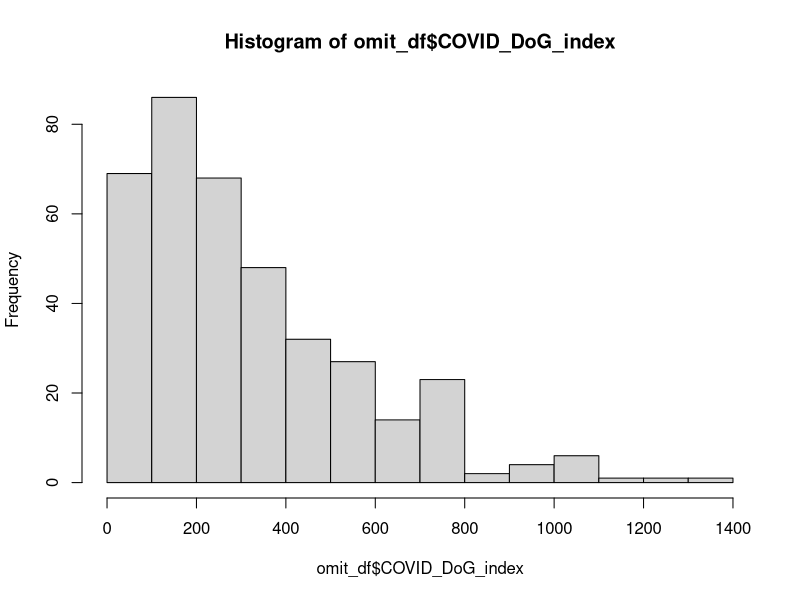
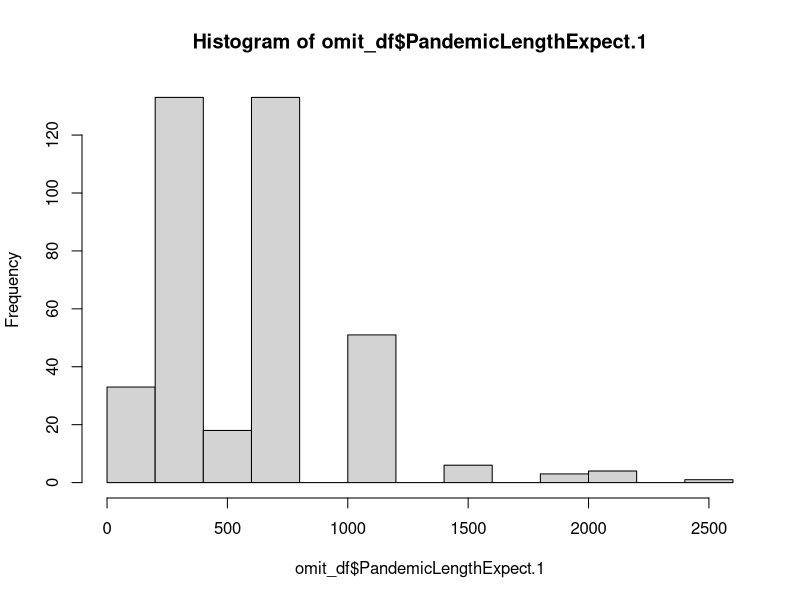
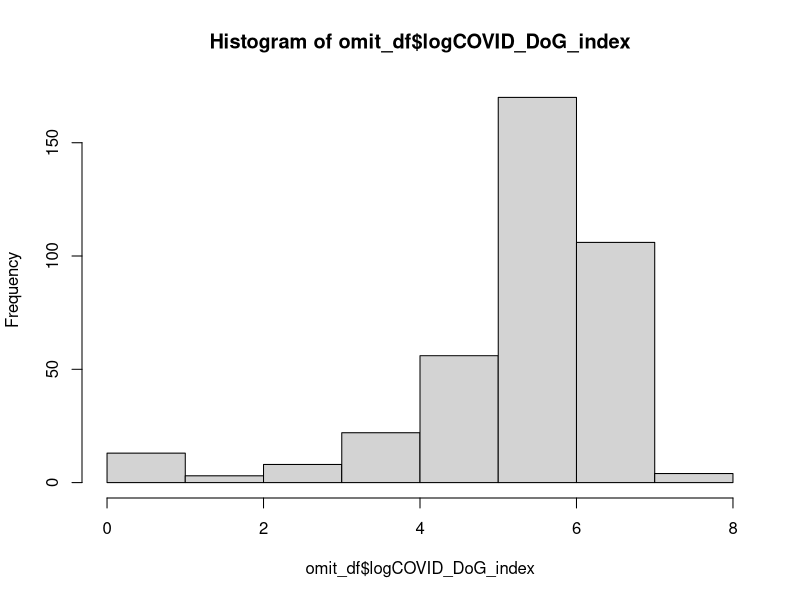
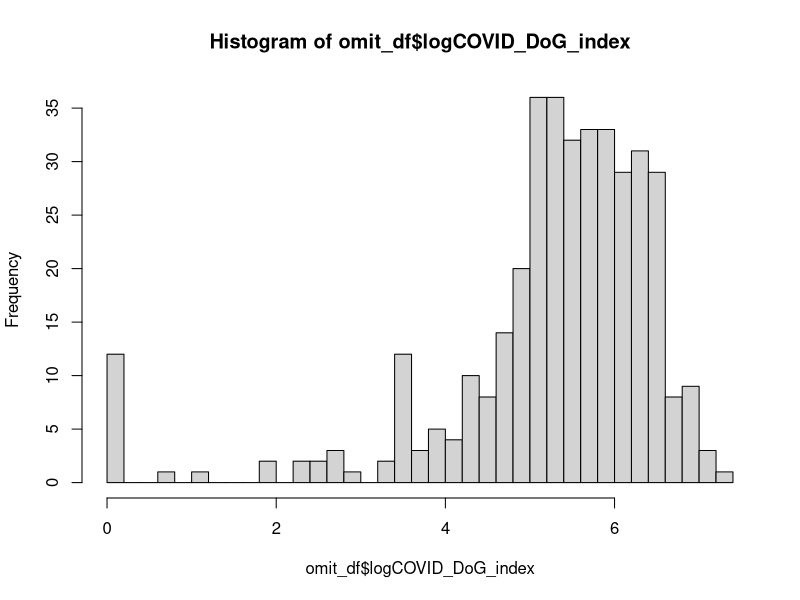
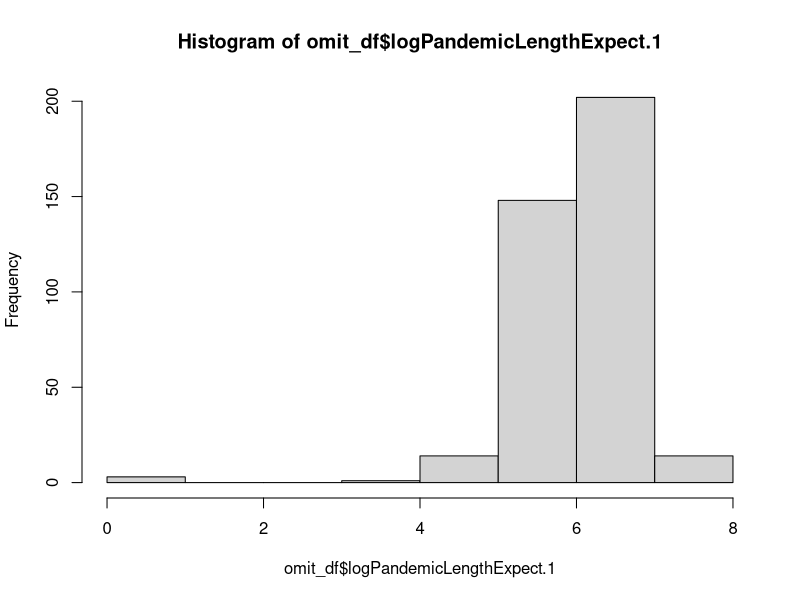
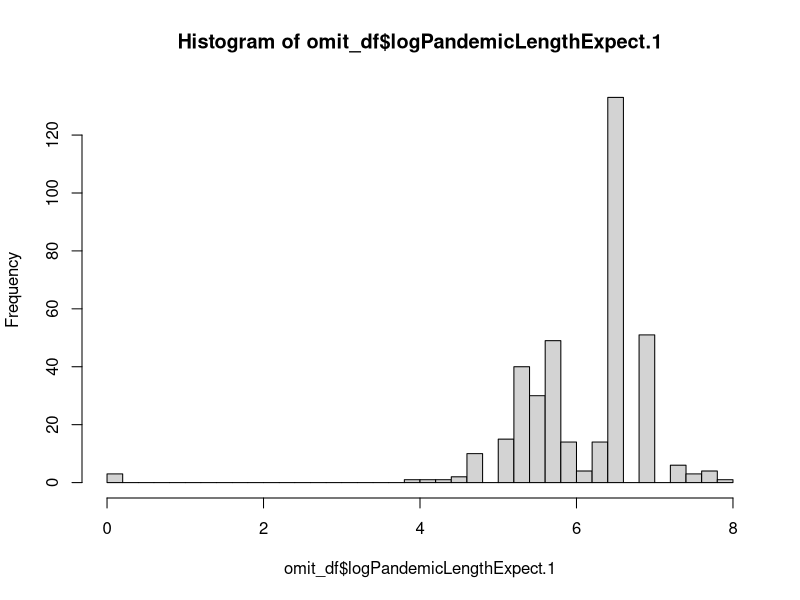
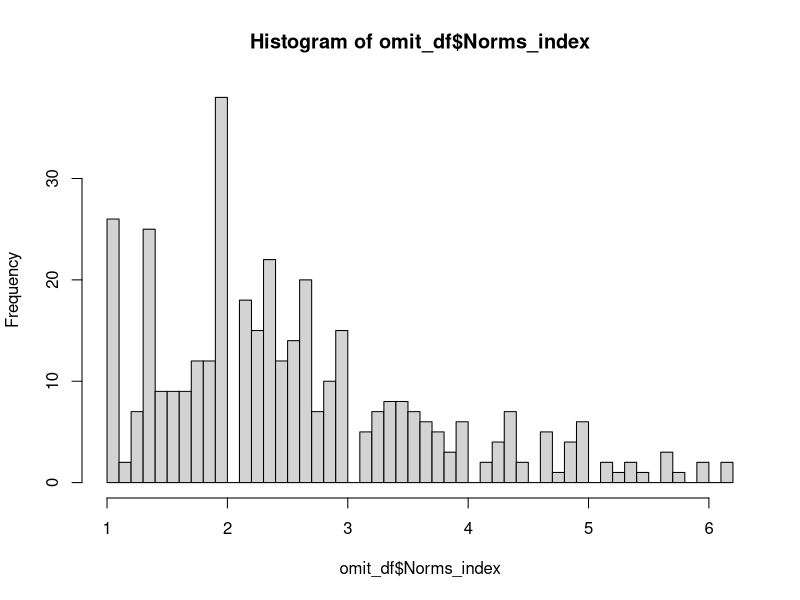
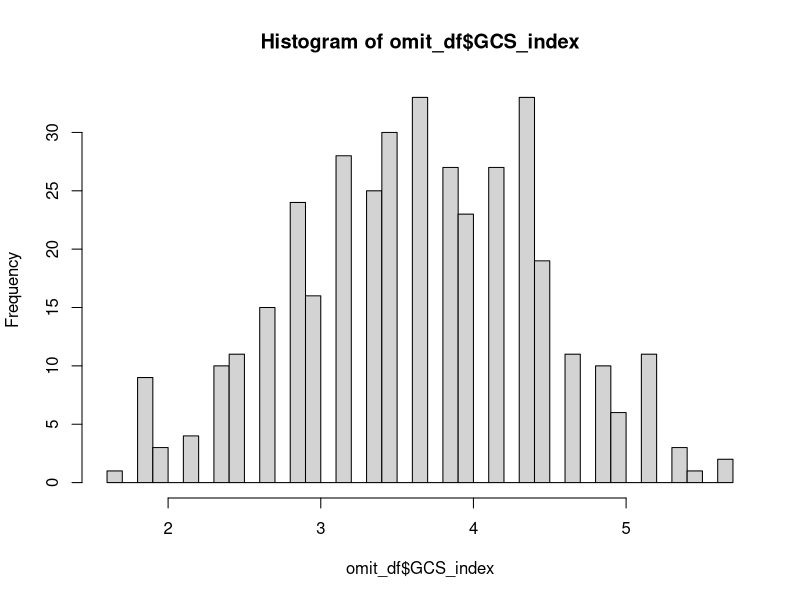

R code for these plots, in order: (Note: this script raises an error after producing the figures.)
## ---- chunk 1
knitr::opts_chunk$set(echo = TRUE)
## ---- chunk 2
# Packages
library("ggpubr")
library(psych)
library(tidyverse)
library(ggplot2)
#library(dplyr)
#library(plyr)
## ---- chunk 3
df <- read.csv("3C_Live_Study_Data.csv", header=T, na.strings="")

#442 total participants 
#413 participants completed the entire study, 29 did not. 

## Drop unneeded rows (pilot data, incomplete trials, remove entries that are shorter than 6 mins longer than 60 minutes) & cols
unneeded_cols <- c("StartDate", "EndDate", "Status", "IPAddress", "Progress", "Finished", "RecordedDate", "ResponseId", "RecipientLastName", "RecipientFirstName", "RecipientEmail", "ExternalReference", "LocationLatitude", "LocationLongitude", "DistributionChannel", "UserLanguage", "Gender_4_TEXT...Parent.Topics", "Gender_4_TEXT...Sentiment.Polarity", "Gender_4_TEXT...Sentiment.Score", "Gender_4_TEXT...Sentiment", "Gender_4_TEXT...Topics", "Gender_4_TEXT...Topic.Sentiment.Label", "Gender_4_TEXT...Topic.Sentiment.Score")

# Return entries where duration was longer than 45 min.
df$'Duration..in.seconds.' = as.numeric(as.character(df$'Duration..in.seconds.'))
df[which(df$'Duration..in.seconds.' >= 45*60), ]  # 4 entries, 394, 410, 415, and 444. 410 = 31 seconds over limit, so not going to exclude. 

# return entries where duration was shorter than 6 mins.
df$'Duration..in.seconds.' = as.numeric(as.character(df$'Duration..in.seconds.'))
df[which(df$'Duration..in.seconds.' <= 360), ]   # 29 entries, 8,9,10, 11, 12, 14, 22, 205, 222, 255, 324, 416, 417, 418, 419, 420, 421, 423, 424, 426, 429, 432, 433, 434, 436, 439, 443

# remove Gender and Race open response columns to be able to remove rows with missing values
NAcols <- c("Gender_4_TEXT", "Race_6_TEXT")

# Exclude folks who took longer than 45 mins or were shorter than 6 mins, un-needed columns, and DoG and Pandemic Expextation outliers (see lines 145 for exclusion criteria calcuations. DoG and Expextation Outliers removed here because of not able to do it below. )

#exclude remaining folks progress less than 100 percent 

df[which(df$'Progress' <= 100), ]

# Remove all the folks who meet the criteria stated above 

df <- df[-c(1,2,8:12,14,22,23,118,176,191,205,222,255,243,252,270,323,324,331,350,364,392,394,415:444,423,424,426,426,429,432:434,436,439,443,444), ]

df <- df[ , !names(df) %in% unneeded_cols]
df <- df[ , !names(df) %in% NAcols]

#388 participants are now left out of the original 442

## ---- chunk 4
# saving both response in set of units (days-years), (.2_x) AND numbers (0-30), (.1_x)
dog1 <- list("COVID_DoG_Questions.1", df$COVID_DoG_Questions.2_1, df$COVID_DoG_Questions.1_1)
dog2 <- list("COVID_DoG_Questions.2", df$COVID_DoG_Questions.2_2, df$COVID_DoG_Questions.1_2)
dog3 <- list("COVID_DoG_Questions.3", df$COVID_DoG_Questions.2_3, df$COVID_DoG_Questions.1_3)
dog4 <- list("COVID_DoG_Questions.4", df$COVID_DoG_Questions.2_4, df$COVID_DoG_Questions.1_4)
dog5 <- list("COVID_DoG_Questions.5", df$COVID_DoG_Questions.2_5, df$COVID_DoG_Questions.1_5)
dog6 <- list("COVID_DoG_Questions.6", df$COVID_DoG_Questions.2_6, df$COVID_DoG_Questions.1_6)

# saving both response in set of units (days-years), (.1_x) AND numbers (0-30), (.2_x)
pandemic_len <- list("PandemicLengthExpect.1", df$PandemicLengthExpect.1_1, df$PandemicLengthExpect.2_1)

## create function called create_columns that takes in UNITS and NUMBERS
# depending on units, multiplies NUMBERS by correct converstion to have units ALL in days
# e.g. 2 = weeks, so NUMBER (len_col) x 7 = days 
# fixed from (units_col, 1, 1) to (units_col, 1, 2) because NUMBERS that were more than 1 digit (e.g. 11, 13) were being cut off 
# so 11 months was being converted to 30 days not 330 days
create_columns <- function(units_col, len_col) {
  case_when(as.numeric(substring(units_col, 1, 2)) == 1 ~ as.numeric(substring(len_col, 1, 2)) * 1,
            as.numeric(substring(units_col, 1, 2)) == 2 ~ as.numeric(substring(len_col, 1, 2)) * 7,
            as.numeric(substring(units_col, 1, 2)) == 3 ~ as.numeric(substring(len_col, 1, 2)) * 30,
            as.numeric(substring(units_col, 1, 2)) == 4 ~ as.numeric(substring(len_col, 1, 2)) * 365)
}

## work to debug create_columns function
# test each of the functions in create_columns
#units_col = 12
#units <- substring(units_col, 1, 1)
#units
# prints out 1 when should print out 12
# function not taking the entire number (13)
#solution: change as.numeric(substring((units_col, 1, 1)) to (units_col, 1, 2)))

# loop through 6 categories saved above and apply function
# A NOTE: I added the dplyr function before mutate because when you load in packages that include the mutate function, it overwrites the function in dplyr and the new columns won't show up in the df dataframe, THUS specifiying the mutate function from the dplyr package 
df <- df %>% dplyr::mutate(!!dog1[[1]] := create_columns(dog1[[2]], dog1[[3]]),
              !!dog2[[1]] := create_columns(dog2[[2]], dog2[[3]]),
              !!dog3[[1]] := create_columns(dog3[[2]], dog3[[3]]),
              !!dog4[[1]] := create_columns(dog4[[2]], dog4[[3]]),
              !!dog5[[1]] := create_columns(dog5[[2]], dog5[[3]]),
              !!dog6[[1]] := create_columns(dog6[[2]], dog6[[3]]),
              !!pandemic_len[[1]] := create_columns(pandemic_len[[2]], pandemic_len[[3]]),
              .before = SocialNorms_Family_1
              )
view(df)

#checks: are lengths the same?
#length(pandemic_len[[2]])
#length(pandemic_len[[3]])
#df %>% select(PandemicLengthExpect.1_1, PandemicLengthExpect.2_1, PandemicLengthExpect.1)

#view(df)
## ---- chunk 5
#check where the missing values are
#rowSums(is.na(df))

#remove missing values
##show where missing values are
df[!complete.cases(df), ]   #6 entries
##create new dataset with no missing values
omit_df <- na.omit(df)
nrow(omit_df) #391
#view(omit_df)
sum(is.na(omit_df))

#convert character values (except Nationality and Occupation) to numeric to be able to calculate stats
numeric_cols1 <- names(omit_df)[3:206] #ends on Race 
numeric_cols2 <- names(omit_df)[208] #education
numeric_cols3 <- names(omit_df)[210:224] #begins on Measure2_2 to end of columns

#view(omit_df)

omit_df[numeric_cols1] <- lapply(omit_df[numeric_cols1], as.numeric)
omit_df[numeric_cols2] <- lapply(omit_df[numeric_cols2], as.numeric)
omit_df[numeric_cols3] <- lapply(omit_df[numeric_cols3], as.numeric)

sapply(omit_df, class) # all numeric!

#view(omit_df)

#check that everyone included in omit_df passed both attention checks
omit_df$attentioncheck_1 #all 4s
omit_df$attentioncheck_2 #all 3s

# recode value in Age variable that participant entered their birth year (1971) instead of their age
which(omit_df == 1971, arr.ind=TRUE)
# row = 232, col = 202
omit_df[232,202] <- 2021-1971
omit_df[232,202]

## ---- chunk 6
mini_df <- omit_df %>% select(COVID_DoG_Questions.1:COVID_DoG_Questions.6)
omit_df <- omit_df %>% mutate(COVID_DoG_Sum = rowSums(mini_df), .before = PandemicLengthExpect.1)
summary(omit_df$COVID_DoG_Sum)

# make index of delaying across all 6 questions (average delaying across categories)
omit_df <- omit_df %>% mutate(COVID_DoG_index = rowMeans(mini_df), 
                              .before = PandemicLengthExpect.1)

#create 1 index across social situations/gatherings
mini_df <- omit_df %>% select(COVID_DoG_Questions.1:COVID_DoG_Questions.3)
omit_df <- omit_df %>% mutate(socialgatherings_index = rowMeans(mini_df),
                              .before = PandemicLengthExpect.1)
#create 1 index across traveling
mini_df <- omit_df %>% select(COVID_DoG_Questions.4:COVID_DoG_Questions.6)
omit_df <- omit_df %>% mutate(traveling_index = rowMeans(mini_df), 
                              .before = PandemicLengthExpect.1)

#view(omit_df)

## ---- chunk 7

# COVID DoG Indice SD = 363.78

## 3 Standard Devations above COVID DoG Indice mean calculation 

341.94 + 363.78 + 363.78 +363.78 

## Exclusion of participants 3SD above COVID DoG Indice

omit_df[which(omit_df$'COVID_DoG_index' >=  1433.28), ] #returns 7

# Pandemic Expectation SD = 930.63

## 3 Standard Deviations above mean calculation 

694.66 + 930.63 + 930.63 + 930.63

## Exclusion of participants 3SD above Pandemic Expectation Indice

omit_df[which(omit_df$'PandemicLengthExpect.1' >=  3486.55), ] #returns 5

#See line 44 for exclusions
## ---- chunk 8

# Plot for COVID DoG index (average delaying across 6 scenarios for each participant)
hist(omit_df$COVID_DoG_index)

# Plot for Pandemic Length Expectation (average pandemic length expectation for each participant)
hist(omit_df$PandemicLengthExpect.1)

# Log transformation of COVID DoG Index 

omit_df$logCOVID_DoG_index=log(omit_df$COVID_DoG_index)

hist(omit_df$logCOVID_DoG_index)

#a lot of the data is centered around a couple bars, what does it look like if we make more bars?

hist(omit_df$logCOVID_DoG_index, breaks = 50)


# Log transformation of Pandemic Length Expextation

omit_df$logPandemicLengthExpect.1=log(omit_df$PandemicLengthExpect.1)

hist(omit_df$logPandemicLengthExpect.1) 

#a lot of the data is centered around a couple bars, what does it look like if we make more bars?

hist(omit_df$logPandemicLengthExpect.1, breaks = 50) 



## ---- chunk 9

## ---- chunk 10
mini_df <- omit_df %>% select(PerceivedRisk_1:PerceivedRisk_6)
omit_df <- omit_df %>% mutate(Perceived_Risk_Sum = rowSums(mini_df), 
                              .before = PerceivedValue_1)
omit_df <- omit_df %>% mutate(PerceivedRisk_index = rowMeans(mini_df),
                              .before = PerceivedValue_1)

mini_df <- omit_df %>% select(PerceivedValue_1:PerceivedValue_6)
omit_df <- omit_df %>% mutate(Perceived_Value_Sum = rowSums(mini_df),
                              .before = GCS_1)
omit_df <- omit_df %>% mutate(PercevedValue_index = rowMeans(mini_df), 
                              .before = GCS_1)

## ---- chunk 11
mini_df <- omit_df %>% select(SocialNorms_Family_1:SocialNorms_Stranger_3)
omit_df <- omit_df %>% mutate(Norms_index = rowMeans(mini_df),
                              .before = PerceivedRisk_1)

hist(omit_df$Norms_index, breaks = 50) 

## ---- chunk 12
mini_df <- omit_df %>% select(contains("GCS"))
#mini_df
#omit_df <- omit_df %>% mutate(GCS_Sum = rowSums(mini_df), .before = IUS_1)
#view(omit_df)
omit_df <- omit_df %>% mutate(GCS_index = rowMeans(mini_df),
                              .before = IUS_1)

hist(omit_df$GCS_index, breaks = 50) 

## ---- chunk 13
mini_df <- omit_df %>% select(IUS_1:IUS_12)
omit_df <- omit_df %>% mutate(IUS_Sum = rowSums(mini_df), 
                              .before = MFQpart1_1)

hist(omit_df$IUS_index, breaks = 50) 

## ---- chunk 14
# measure 2
mini_df <- omit_df %>% select(Measure2_2:Measure2_4)
omit_df <- omit_df %>% mutate(Measure2_PO_Sum = rowSums(mini_df), 
                              .before = Measure5_1)
omit_df <- omit_df %>% mutate(Measure2_PO_index = rowMeans(mini_df),
                              .before = Measure5_1)
# measure 5
mini_df <- omit_df %>% select(Measure5_1:Measure5_14)
omit_df <- omit_df %>% mutate(Measure5_PO_Sum = rowSums(mini_df))
omit_df <- omit_df %>% mutate(Measure5_PO_index = rowMeans(mini_df))
#combining both measures
mini_df <- omit_df %>% select(contains("PO_Sum"))
#mini_df
omit_df <- omit_df %>% mutate(PO_Total_Sum = rowSums(mini_df))
mini_df <- omit_df %>% select(contains("PO_index"))
omit_df <- omit_df %>% mutate(PO_total_index = rowMeans(mini_df))
## ---- chunk 15
MFQ_part1 <- omit_df %>% select(MFQpart1_1:MFQpart1_16)
MFQ_part2 <- omit_df %>% select(MFQ_part2_1:MFQ_part2_16)
omit_df <- omit_df %>% mutate(MFQ_sum_part1 = rowSums(MFQ_part1), 
                              .before = MFQ_part2_1)
omit_df <- omit_df %>% mutate(MFQ_sum_part2 = rowSums(MFQ_part2), 
                              .before = Disgust_1)
omit_df <- omit_df %>% mutate(MFQpart1_index = rowMeans(MFQ_part1), 
                              .before = MFQ_part2_1)
omit_df <- omit_df %>% mutate(MFQpart2_index = rowMeans(MFQ_part2), 
                              .before = Disgust_1)
#view(omit_df)
MFQ_total <- omit_df %>% select(contains("MFQ_sum"))
#MFQ_total
omit_df <- omit_df %>% mutate(MFQ_total_sum = rowSums(MFQ_total), 
                              .before = Disgust_1)
omit_df <- omit_df %>% mutate(MFQtotal_index = rowMeans(MFQ_total),
                              .before = Disgust_1)
## ---- chunk 16
mini_df <- omit_df %>% select(contains("Worries") | contains("Problems") | contains("Checking"))
#mini_df
omit_df <- omit_df %>% mutate(Stress_index = rowMeans(mini_df),
                              .before = Impacts_financial1)

hist(omit_df$Stress_index, breaks = 50) 

#whats going on here?  Why is it graphing like this?

## ---- chunk 17
Impacts <- omit_df %>% select(Impacts_financial1:Impacts_psychology3)
Experiences <- omit_df %>% select(contains("PersonalDiagnoses") | contains("Proximity") | contains("News"))
omit_df <- omit_df %>% mutate(Impacts_index = rowMeans(Impacts), 
                              .before = PersonalDiagnoses_1)
omit_df <- omit_df %>% mutate(Experiences_index = rowMeans(Experiences),
                              .before = Age)
## ---- chunk 18
mini_df <- omit_df %>% select(Disgust_1:Disgust_21)
omit_df <- omit_df %>% mutate(Disgust_index = rowMeans(mini_df), 
                              .before = SDRS.5_Q1)


## ---- chunk 19
mini_df <- omit_df %>% select(SDRS.5_Q1:SDRS.5_Q5)
omit_df <- omit_df %>% mutate(SDRS_Sum = rowSums(mini_df), 
                              .before = Worries_1)
omit_df <- omit_df %>% mutate(SDRS_index = rowMeans(mini_df), 
                              .before = Worries_1)
#view(omit_df)
## ---- chunk 20
summary(omit_df$PandemicLengthExpect.1)
describe(omit_df$COVID_DoG_Sum)
describe(omit_df$COVID_DoG_index)
describe(omit_df$MCQ_Sum)
describe(omit_df$Norms_Sum)
describe(omit_df$GCS_Sum)
describe(omit_df$IUS_Sum)
describe(omit_df$MFQ_sum_part1)
describe(omit_df$MFQ_sum_part2)
describe(omit_df$MFQ_total_sum)
describe(omit_df$Disgust_Sum)
describe(omit_df$Perceived_Value_Sum)
describe(omit_df$SDRS_Sum)
describe(omit_df$Impacts_sum)
describe(omit_df$Experiences_sum)
describe(omit_df$Stress_Sum)
describe(omit_df$MFQ_total_sum)
describe(omit_df$Measure2_PO_Sum)
describe(omit_df$Measure5_PO_Sum)
describe(omit_df$PO_Total_Sum)
describe(omit_df$Perceived_Risk_Sum)
## ---- chunk 21
## number of included participants
#study requested 400 participants: 
#original df dataset had 444 rows, removed 62 rows in Load and Cleanup Data section (unneeded rows, DoG/pandemic outliers, incomplete trials, and too short or too long entries) = 388 rows 
#omit_df dataset had 388 rows, removed 6 entries with missing data 

nrow(omit_df) # 382 rows

#duration, demographics
mean(df$Duration..in.seconds., na.rm = TRUE)
mean(omit_df$Duration..in.seconds.)
sd(omit_df$Duration..in.seconds.)

summary(omit_df$Age)
table(omit_df$Gender)
table(omit_df$Race)
table(omit_df$Education)
## ---- chunk 22
#Age
hist(omit_df$Age)

#Gender
# 1) create new variable with gender recoded as a factor
omit_df$GenderasFactor <- factor(omit_df$Gender, levels=1:8, labels=c("male", "female", "non-binary", "other", "prefer not to answer", "trans man", "trans woman", "genderqueer"))
# 2) create barplot with new Gender variable
ggplot(omit_df) +
  geom_bar(aes(x = GenderasFactor)) +
  ggtitle("Count of Gender") +
  theme(plot.title = element_text(hjust = 0.5))

#Education
omit_df$EducationasFactor <- factor(omit_df$Education, levels=1:6, labels=c("Unknown","No hs diploma","No college","Some college","4 yr college","Graduate degree"))
ggplot(omit_df) +
  geom_bar(aes(x = EducationasFactor)) +
  ggtitle("Count of Education") +
  theme(plot.title = element_text(hjust = 0.5))

#Race
omit_df$RaceasFactor <- factor(omit_df$Race, levels=1:7, labels=c("Am Indian","Asian","Pacific Islander","Black","White","Multiple","Unknown"))
ggplot(omit_df) +
  geom_bar(aes(x = RaceasFactor)) +
  ggtitle("Count of Race") +
  theme(plot.title = element_text(hjust = 0.5))

# Relations between variables
#ggplot(data = omit_df) + 
  #geom_point(mapping = aes(x = COVID_DoG_Sum, y = Perceived_Risk_Sum))

## ---- chunk 23
# COVID DoG index and Expextation of Pandemic Length
ggscatter(omit_df, x = "COVID_DoG_index", y = "PandemicLengthExpect.1", 
          add = "reg.line", conf.int = TRUE, 
          cor.coef = TRUE, cor.method = "pearson",
          xlab = "Partipcants'Average COVID Delay of Gratification ", ylab = "Partipcants'Expextation of Pandemic Length")
# Traveling index and social gatherings index
ggscatter(omit_df, x = "traveling_index", y = "socialgatherings_index", 
          add = "reg.line", conf.int = TRUE, 
          cor.coef = TRUE, cor.method = "pearson",
          xlab = "traveling index ", ylab = "social gathering index")
# COVID DoG index and impact
ggscatter(omit_df, x = "COVID_DoG_index", y = "Impacts_index", 
          add = "reg.line", conf.int = TRUE, 
          cor.coef = TRUE, cor.method = "pearson",
          xlab = "Partipcants'Average COVID Delay of Gratification ", ylab = "Partipcants' average impact from COVID19")

# COVID DoG index and Experiences
ggscatter(omit_df, x = "COVID_DoG_index", y = "Experiences_index", 
          add = "reg.line", conf.int = TRUE, 
          cor.coef = TRUE, cor.method = "pearson",
          xlab = "Partipcants'Average COVID Delay of Gratification ", ylab = "Partipcants' average expereince from COVID19")

# COVID DoG index and stress_index
ggscatter(omit_df, x = "COVID_DoG_index", y = "Stress_index", 
          add = "reg.line", conf.int = TRUE, 
          cor.coef = TRUE, cor.method = "pearson",
          xlab = "Partipcants' Average COVID Delay of Gratification ", ylab = "Partipcants' average stress about COVID19")

## ---- chunk 24

COVIDDoG.norms.lm <- lm(COVID_DoG_index ~ Norms_index + Stress_index, data = omit_df)

summary(COVIDDoG.norms.lm)


## ---- chunk 25
hist(omit_df$socialgatherings_index)
summary(omit_df$socialgatherings_index)
hist(omit_df$traveling_index)
summary(omit_df$traveling_index)

#Question: are there data driven differences between the two indices (social gatherings and traveling)? E.g. days in one versus months in other
socialgatherings_units <- omit_df %>% select(COVID_DoG_Questions.2_1:COVID_DoG_Questions.2_3)
summary(rowMeans(socialgatherings_units))
traveling_units <- omit_df %>% select(COVID_DoG_Questions.2_4:COVID_DoG_Questions.2_6)
summary(rowMeans(traveling_units))
#Answer: it doesn't look like there's differences between the units for two categories, both have similar means? (2.608 v. 3.094) - rounds to 3, thus the average unit response for both indices was months

#perform EFA to see if there are two separate factors for DoG that pertain to travel and social situations/gatherings that influence how participants respond? This would answer the question to whatever or not we should keep the things separate or together
#EFA steps:
##basic factor analysis model: y = (lambda)(f) + (u) 
#y = individual's score on observed variable
#lambda = factor loading indicating relation between observed variable and latent common factor
#f = individual's score on latent common factor
#u = individual's score on latent unique factor

# Future plans:
#index: Expectation of Pandemic; May help us evaluate how folks expectations relate to their DoG index + that relationship may be meaningful across other analyses
#perform tests with other variables (e.g. general uncertainty) 3 times:
#1) DoG Index by itself
#2) Index:Expectation of Pandemic
#3) Both indices
## ---- chunk 26
# normality assumption
shapiro.test(omit_df$GCS_Sum)  #pvalue = 0.011 (>.05), yes normally distributed

## ---- chunk 27
write.csv(df, 'df.csv')
COVID_DoG <- data.frame(df$COVID_DoG_Questions.1,df$COVID_DoG_Questions.2,df$COVID_DoG_Questions.3,df$COVID_DoG_Questions.4, df$COVID_DoG_Questions.5, df$COVID_DoG_Questions.6)
COVID_DoG
write.csv(COVID_DoG, 'COVID_DoG.csv')
